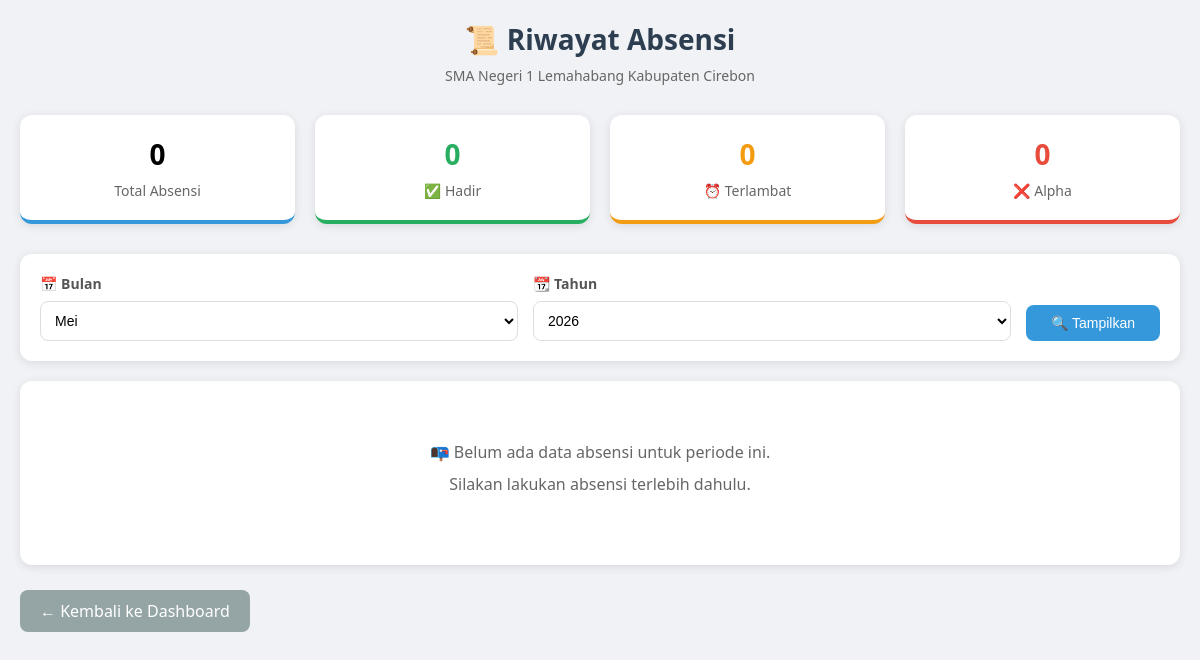
The app's page /riwayatAbsensi.php (signed in), older data.
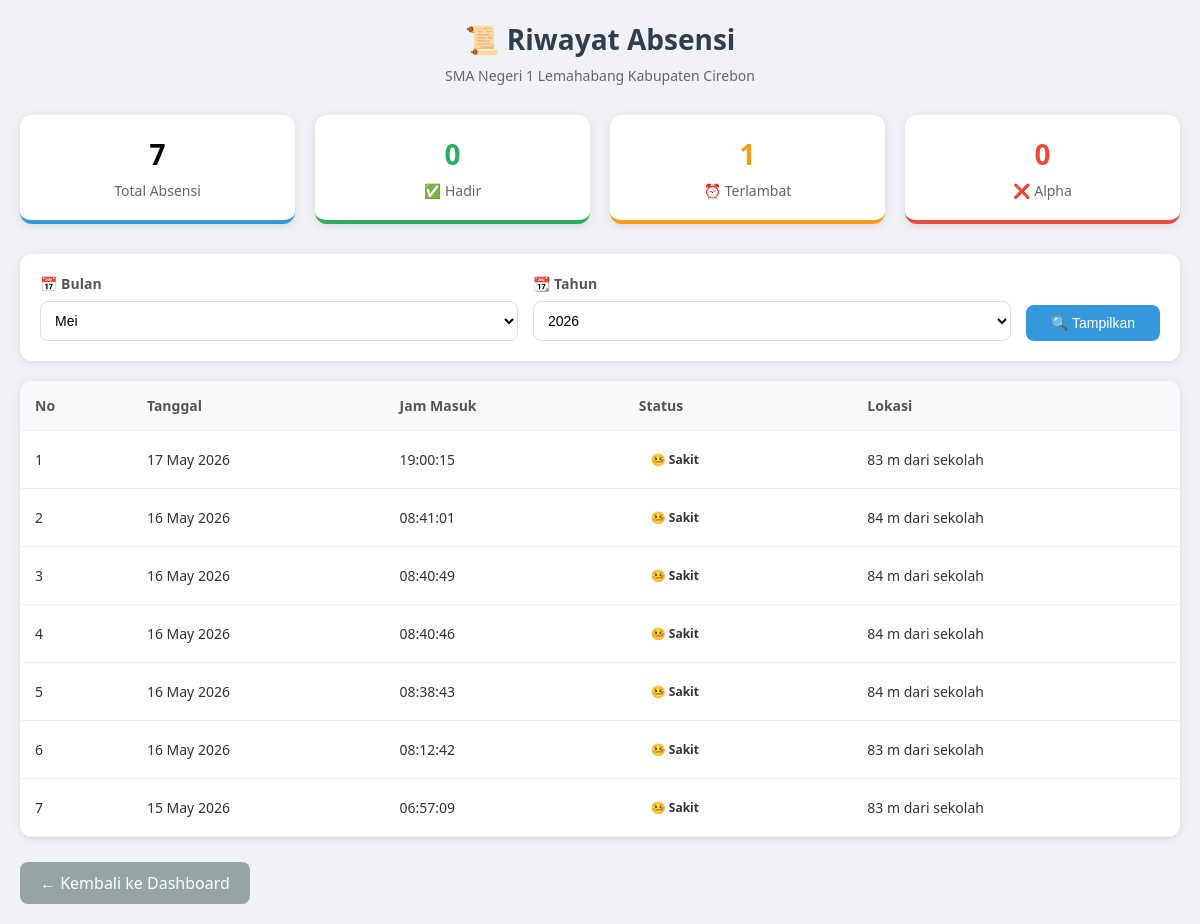
The same page, newer data.
### tables this page shows
CREATE TABLE `absensi` (
  `id` int(11) NOT NULL,
  `user_id` int(11) NOT NULL,
  `tanggal` date NOT NULL,
  `jam_masuk` time DEFAULT NULL,
  `jam_keluar` time DEFAULT NULL,
  `latitude` varchar(50) DEFAULT NULL,
  `longitude` varchar(50) DEFAULT NULL,
  `jarak` float DEFAULT NULL,
  `status` enum('hadir','terlambat','izin','sakit') DEFAULT NULL,
  `created_at` timestamp NOT NULL DEFAULT current_timestamp(),
  `surat` varchar(255) DEFAULT NULL
);

### riwayatAbsensi.php (the view, shortened to what this page needs)
<?php
include 'connection.php';
$user_id = $_SESSION['user_id'];
$limit = 10;
$page = isset($_GET['page']) ? (int)$_GET['page'] : 1;
$offset = ($page - 1) * $limit;
$bulan = isset($_GET['bulan']) ? (int)$_GET['bulan'] : date('m');
$tahun = isset($_GET['tahun']) ? (int)$_GET['tahun'] : date('Y');
$where = "user_id = $user_id";
if ($bulan && $tahun) {
    $where .= " AND MONTH(tanggal) = $bulan AND YEAR(tanggal) = $tahun";
}
$query = "SELECT * FROM absensi WHERE $where ORDER BY tanggal DESC, jam_masuk DESC LIMIT $offset, $limit";
$result = mysqli_query($conn, $query);
$stat_query = "SELECT
    COUNT(*) as total,
    SUM(CASE WHEN status = 'Hadir' THEN 1 ELSE 0 END) as hadir,
    SUM(CASE WHEN status = 'Terlambat' THEN 1 ELSE 0 END) as terlambat,
    SUM(CASE WHEN status = 'Alpha' THEN 1 ELSE 0 END) as alpha,
    SUM(CASE WHEN status = 'Izin' THEN 1 ELSE 0 END) as izin,
    SUM(CASE WHEN status = 'Sakit' THEN 1 ELSE 0 END) as sakit
    FROM absensi WHERE user_id = $user_id AND MONTH(tanggal) = $bulan AND YEAR(tanggal) = $tahun";
$stat_result = mysqli_query($conn, $stat_query);
$stats = mysqli_fetch_assoc($stat_result);
?>
<!DOCTYPE html>
<html>
<head>
</head>
<body>
<div class="riwayat-container">
    <div class="page-title">
        <h1>📜 Riwayat Absensi</h1>
        <p>SMA Negeri 1 Lemahabang Kabupaten Cirebon</p>
    </div>
    <div class="stats-grid">
        <div class="stat-card stat-total">
            <h3><?php echo $stats['total'] ?? 0; ?></h3>
            <p>Total Absensi</p>
        </div>
        <div class="stat-card stat-hadir">
            <h3 style="color: #27ae60;"><?php echo $stats['hadir'] ?? 0; ?></h3>
            <p>✅ Hadir</p>
        </div>
        <div class="stat-card stat-terlambat">
            <h3 style="color: #f39c12;"><?php echo $stats['terlambat'] ?? 0; ?></h3>
            <p>⏰ Terlambat</p>
        </div>
        <div class="stat-card stat-alpha">
            <h3 style="color: #e74c3c;"><?php echo $stats['alpha'] ?? 0; ?></h3>
            <p>❌ Alpha</p>
        </div>
    </div>
    <div class="filter-box">
        <form method="GET" class="filter-form">
            <div class="filter-group">
                <label>📅 Bulan</label>
                <select name="bulan">
                    <option value="5" <?php echo $bulan == 5 ? 'selected' : ''; ?>>Mei</option>
                </select>
            </div>
            <div class="filter-group">
                <label>📆 Tahun</label>
                <select name="tahun">
                    <?php for($y = 2023; $y <= date('Y'); $y++): ?>
                        <option value="<?php echo $y; ?>" <?php echo $tahun == $y ? 'selected' : ''; ?>><?php echo $y; ?></option>
                    <?php endfor; ?>
                </select>
            </div>
            <button type="submit" class="btn-filter">🔍 Tampilkan</button>
        </form>
    </div>
    <div class="table-container">
        <?php if (mysqli_num_rows($result) > 0): ?>
            <table>
                <thead>
                    <tr>
                        <th>No</th>
                        <th>Tanggal</th>
                        <th>Jam Masuk</th>
                        <th>Status</th>
                        <th>Lokasi</th>
                    </tr>
                </thead>
                <tbody>
                    <?php
                    $no = $offset + 1;
                    while($row = mysqli_fetch_assoc($result)):
                        $status_class = '';
                    ?>
                    <tr>
                        <td><?php echo $no++; ?></td>
                        <td><?php echo date('d F Y', strtotime($row['tanggal'])); ?></td>
                        <td><?php echo $row['jam_masuk']; ?></td>
                        <td>
                            <span class="status-badge <?php echo $status_class; ?>">
                                <?php
                                    if ($row['status'] == 'Hadir') echo '✅ Hadir';
                                    elseif ($row['status'] == 'Terlambat') echo '⏰ Terlambat';
                                    elseif ($row['status'] == 'Alpha') echo '❌ Alpha';
                                    elseif ($row['status'] == 'Izin') echo '📝 Izin';
                                    else echo '🤒 Sakit';
                                ?>
                            </span>
                        </td>
                        <td>
                            <?php
                            if (isset($row['jarak']) && $row['jarak'] > 0) {
                                echo $row['jarak'] . ' m dari sekolah';
                            } else {
                                echo '-';
                            }
                            ?>
                        </td>
                    </tr>
                    <?php endwhile; ?>
                </tbody>
            </table>
        <?php else: ?>
            <div class="no-data">
                <p>📭 Belum ada data absensi untuk periode ini.</p>
                <p>Silakan lakukan absensi terlebih dahulu.</p>
            </div>
        <?php endif; ?>
    </div>
    <a href="dashboard.php" class="btn-back">← Kembali ke Dashboard</a>
</div>
</body>
</html>

### riwayatAbsensi.php (style rules this page uses)
* { margin: 0; padding: 0; box-sizing: border-box; }
body { font-family: 'Segoe UI', Tahoma, Geneva, Verdana, sans-serif; background: #f0f2f5; min-height: 100vh; padding: 20px; }
.riwayat-container { max-width: 1200px; margin: 0 auto; }
.page-title { text-align: center; margin-bottom: 30px; color: #2c3e50; }
.page-title h1 { font-size: 28px; margin-bottom: 8px; }
.page-title p { color: #666; font-size: 14px; }
.stats-grid { display: grid; grid-template-columns: repeat(auto-fit, minmax(150px, 1fr)); gap: 20px; margin-bottom: 30px; }
.stat-card { background: white; padding: 20px; border-radius: 12px; text-align: center; box-shadow: 0 2px 10px rgba(0,0,0,0.1); transition: transform 0.3s; }
.stat-card h3 { font-size: 28px; margin-bottom: 8px; }
.stat-card p { color: #666; font-size: 14px; }
.stat-total { border-bottom: 4px solid #3498db; }
.stat-hadir { border-bottom: 4px solid #27ae60; }
.stat-terlambat { border-bottom: 4px solid #f39c12; }
.stat-alpha { border-bottom: 4px solid #e74c3c; }
.filter-box { background: white; padding: 20px; border-radius: 12px; margin-bottom: 20px; box-shadow: 0 2px 10px rgba(0,0,0,0.1); }
.filter-form { display: flex; gap: 15px; align-items: flex-end; flex-wrap: wrap; }
.filter-group { flex: 1; min-width: 150px; }
.filter-group label { display: block; margin-bottom: 8px; font-weight: bold; color: #555; font-size: 14px; }
.filter-group select { width: 100%; padding: 10px; border: 1px solid #ddd; border-radius: 8px; font-size: 14px; background: white; cursor: pointer; }
.btn-filter { background: #3498db; color: white; padding: 10px 25px; border: none; border-radius: 8px; cursor: pointer; font-size: 14px; transition: background 0.3s; }
.table-container { background: white; border-radius: 12px; overflow-x: auto; box-shadow: 0 2px 10px rgba(0,0,0,0.1); }
table { width: 100%; border-collapse: collapse; }
th, td { padding: 15px; text-align: left; border-bottom: 1px solid #eee; }
th { background: #f8f9fa; font-weight: bold; color: #555; font-size: 14px; }
td { font-size: 14px; color: #333; }
.status-badge { display: inline-block; padding: 5px 12px; border-radius: 20px; font-size: 12px; font-weight: bold; }
.btn-back { display: inline-block; margin-top: 25px; background: #95a5a6; color: white; padding: 10px 20px; text-decoration: none; border-radius: 8px; transition: background 0.3s; }
.no-data { text-align: center; padding: 60px 20px; color: #666; }
.no-data p { margin-bottom: 10px; }

Row changes from the older to the newer data that the page shows:
added absensi: tanggal "17 May 2026", jam_masuk "19:00:15", status "🤒 Sakit", jarak "83"
added absensi: tanggal "16 May 2026", jam_masuk "08:41:01", status "🤒 Sakit", jarak "84"
added absensi: tanggal "16 May 2026", jam_masuk "08:40:49", status "🤒 Sakit", jarak "84"
added absensi: tanggal "16 May 2026", jam_masuk "08:40:46", status "🤒 Sakit", jarak "84"
added absensi: tanggal "16 May 2026", jam_masuk "08:38:43", status "🤒 Sakit", jarak "84"
added absensi: tanggal "16 May 2026", jam_masuk "08:12:42", status "🤒 Sakit", jarak "83"
added absensi: tanggal "15 May 2026", jam_masuk "06:57:09", status "🤒 Sakit", jarak "83"
Text that changed along with them:
$stats['total']: "0" → "7"
$stats['terlambat']: "0" → "1"
text no longer shown: "📭 Belum ada data absensi untuk periode ini. Silakan lakukan absensi terlebih dahulu."
text now shown: "No Tanggal Jam Masuk Status Lokasi"
